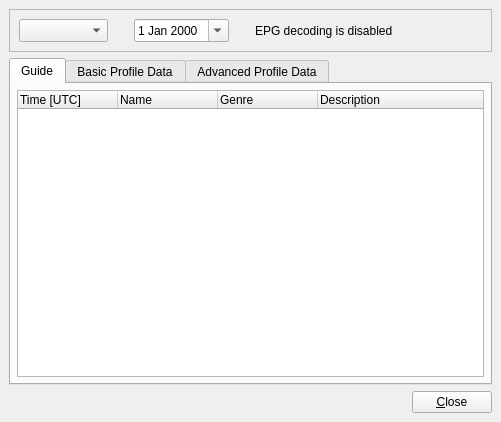
<?xml version="1.0" encoding="UTF-8"?>
<ui version="4.0">
 <class>CEPGDlgbase</class>
 <widget class="QMainWindow" name="CEPGDlgbase">
  <property name="geometry">
   <rect>
    <x>0</x>
    <y>0</y>
    <width>501</width>
    <height>422</height>
   </rect>
  </property>
  <property name="sizePolicy">
   <sizepolicy hsizetype="Minimum" vsizetype="Minimum">
    <horstretch>0</horstretch>
    <verstretch>0</verstretch>
   </sizepolicy>
  </property>
  <property name="cursor">
   <cursorShape>ArrowCursor</cursorShape>
  </property>
  <property name="windowTitle">
   <string>Programme Guide</string>
  </property>
  <property name="windowIcon">
   <iconset resource="res/icons.qrc">
    <normaloff>:/icons/MainIcon.svg</normaloff>:/icons/MainIcon.svg</iconset>
  </property>
  <widget class="QWidget" name="centralwidget">
  <layout class="QGridLayout">
   <item row="0" column="0">
    <widget class="QFrame" name="frame">
     <property name="frameShape">
      <enum>QFrame::StyledPanel</enum>
     </property>
     <property name="frameShadow">
      <enum>QFrame::Sunken</enum>
     </property>
     <layout class="QHBoxLayout" name="horizontalLayout_2">
      <item>
       <widget class="QComboBox" name="channel">
        <property name="sizePolicy">
         <sizepolicy hsizetype="MinimumExpanding" vsizetype="Fixed">
          <horstretch>0</horstretch>
          <verstretch>0</verstretch>
         </sizepolicy>
        </property>
        <property name="maximumSize">
         <size>
          <width>300</width>
          <height>32767</height>
         </size>
        </property>
       </widget>
      </item>
      <item>
       <spacer name="Spacer4">
        <property name="orientation">
         <enum>Qt::Horizontal</enum>
        </property>
        <property name="sizeType">
         <enum>QSizePolicy::Minimum</enum>
        </property>
        <property name="sizeHint" stdset="0">
         <size>
          <width>20</width>
          <height>20</height>
         </size>
        </property>
       </spacer>
      </item>
      <item>
       <widget class="QDateEdit" name="dateEdit">
        <property name="calendarPopup">
         <bool>true</bool>
        </property>
       </widget>
      </item>
      <item>
       <spacer name="Spacer4_2">
        <property name="orientation">
         <enum>Qt::Horizontal</enum>
        </property>
        <property name="sizeType">
         <enum>QSizePolicy::Minimum</enum>
        </property>
        <property name="sizeHint" stdset="0">
         <size>
          <width>20</width>
          <height>20</height>
         </size>
        </property>
       </spacer>
      </item>
      <item>
       <widget class="QLabel" name="TextEPGDisabled">
        <property name="text">
         <string>EPG decoding is disabled</string>
        </property>
        <property name="wordWrap">
         <bool>false</bool>
        </property>
       </widget>
      </item>
      <item>
       <spacer name="Spacer3">
        <property name="orientation">
         <enum>Qt::Horizontal</enum>
        </property>
        <property name="sizeType">
         <enum>QSizePolicy::Expanding</enum>
        </property>
        <property name="sizeHint" stdset="0">
         <size>
          <width>20</width>
          <height>20</height>
         </size>
        </property>
       </spacer>
      </item>
     </layout>
    </widget>
   </item>
   <item row="1" column="0">
    <widget class="QTabWidget" name="pages">
     <property name="currentIndex">
      <number>0</number>
     </property>
     <widget class="QWidget" name="GuideTab">
      <attribute name="title">
       <string>Guide</string>
      </attribute>
      <layout class="QGridLayout">
       <property name="margin">
        <number>6</number>
       </property>
       <property name="spacing">
        <number>6</number>
       </property>
       <item row="0" column="0">
        <widget class="QTreeWidget" name="Data">
         <column>
          <property name="text">
           <string>Time [UTC]</string>
          </property>
         </column>
         <column>
          <property name="text">
           <string>Name</string>
          </property>
         </column>
         <column>
          <property name="text">
           <string>Genre</string>
          </property>
         </column>
         <column>
          <property name="text">
           <string>Description</string>
          </property>
         </column>
        </widget>
       </item>
      </layout>
     </widget>
     <widget class="QWidget" name="BasicTab">
      <attribute name="title">
       <string>Basic Profile Data</string>
      </attribute>
      <layout class="QGridLayout">
       <property name="margin">
        <number>6</number>
       </property>
       <property name="spacing">
        <number>6</number>
       </property>
       <item row="0" column="0">
        <widget class="QTextBrowser" name="basic"/>
       </item>
      </layout>
     </widget>
     <widget class="QWidget" name="AdvancedTab">
      <attribute name="title">
       <string>Advanced Profile Data</string>
      </attribute>
      <layout class="QGridLayout">
       <property name="margin">
        <number>6</number>
       </property>
       <property name="spacing">
        <number>6</number>
       </property>
       <item row="0" column="0">
        <widget class="QTextBrowser" name="advanced"/>
       </item>
      </layout>
     </widget>
    </widget>
   </item>
   <item row="2" column="0">
    <layout class="QHBoxLayout">
     <property name="spacing">
      <number>6</number>
     </property>
     <property name="margin">
      <number>0</number>
     </property>
     <item>
      <spacer name="Spacer2">
       <property name="orientation">
        <enum>Qt::Horizontal</enum>
       </property>
       <property name="sizeType">
        <enum>QSizePolicy::Expanding</enum>
       </property>
       <property name="sizeHint" stdset="0">
        <size>
         <width>20</width>
         <height>20</height>
        </size>
       </property>
      </spacer>
     </item>
     <item>
      <widget class="QPushButton" name="close">
       <property name="text">
        <string>&amp;Close</string>
       </property>
       <property name="default">
        <bool>false</bool>
       </property>
      </widget>
     </item>
    </layout>
   </item>
  </layout>
  </widget>
 </widget>
 <tabstops>
  <tabstop>pages</tabstop>
  <tabstop>close</tabstop>
 </tabstops>
 <resources>
  <include location="res/icons.qrc"/>
 </resources>
 <connections>
  <connection>
   <sender>close</sender>
   <signal>clicked()</signal>
   <receiver>CEPGDlgbase</receiver>
   <slot>close()</slot>
   <hints>
    <hint type="sourcelabel">
     <x>20</x>
     <y>20</y>
    </hint>
    <hint type="destinationlabel">
     <x>20</x>
     <y>20</y>
    </hint>
   </hints>
  </connection>
 </connections>
</ui>
